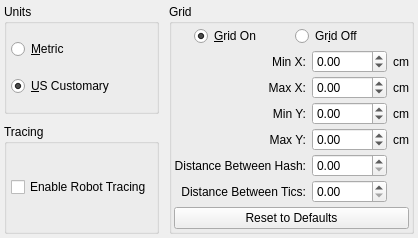
       <widget class="QWidget" name="tab_config">
        <property name="sizePolicy">
         <sizepolicy hsizetype="Preferred" vsizetype="Preferred">
          <horstretch>0</horstretch>
          <verstretch>0</verstretch>
         </sizepolicy>
        </property>
        <attribute name="title">
         <string>Settings</string>
        </attribute>
        <layout class="QHBoxLayout" name="horizontalLayout_3">
         <property name="spacing">
          <number>10</number>
         </property>
         <property name="leftMargin">
          <number>4</number>
         </property>
         <property name="topMargin">
          <number>4</number>
         </property>
         <property name="rightMargin">
          <number>4</number>
         </property>
         <property name="bottomMargin">
          <number>4</number>
         </property>
         <item>
          <layout class="QHBoxLayout" name="horizontalLayout_2">
           <item>
            <layout class="QVBoxLayout" name="verticalLayout_3">
             <item>
              <widget class="QGroupBox" name="group_units">
               <property name="toolTip">
                <string>Change Units for the Scene</string>
               </property>
               <property name="title">
                <string>Units</string>
               </property>
               <layout class="QVBoxLayout" name="verticalLayout_6">
                <property name="spacing">
                 <number>6</number>
                </property>
                <property name="leftMargin">
                 <number>4</number>
                </property>
                <property name="topMargin">
                 <number>4</number>
                </property>
                <property name="rightMargin">
                 <number>4</number>
                </property>
                <property name="bottomMargin">
                 <number>4</number>
                </property>
                <item>
                 <widget class="QRadioButton" name="si">
                  <property name="toolTip">
                   <string>Use Metric Units</string>
                  </property>
                  <property name="text">
                   <string>&amp;Metric</string>
                  </property>
                  <property name="checked">
                   <bool>false</bool>
                  </property>
                 </widget>
                </item>
                <item>
                 <widget class="QRadioButton" name="us">
                  <property name="toolTip">
                   <string>Use US Customary Units</string>
                  </property>
                  <property name="text">
                   <string>&amp;US Customary</string>
                  </property>
                  <property name="checked">
                   <bool>true</bool>
                  </property>
                 </widget>
                </item>
               </layout>
              </widget>
             </item>
             <item>
              <widget class="QGroupBox" name="group_tracing">
               <property name="toolTip">
                <string>Enable Tracing for all Robots</string>
               </property>
               <property name="title">
                <string>Tracing</string>
               </property>
               <layout class="QVBoxLayout" name="verticalLayout_5">
                <property name="spacing">
                 <number>6</number>
                </property>
                <property name="leftMargin">
                 <number>4</number>
                </property>
                <property name="topMargin">
                 <number>4</number>
                </property>
                <property name="rightMargin">
                 <number>4</number>
                </property>
                <property name="bottomMargin">
                 <number>4</number>
                </property>
                <item>
                 <widget class="QCheckBox" name="tracing">
                  <property name="toolTip">
                   <string/>
                  </property>
                  <property name="text">
                   <string>Enable Robot Tracing</string>
                  </property>
                 </widget>
                </item>
               </layout>
              </widget>
             </item>
            </layout>
           </item>
           <item>
            <widget class="QGroupBox" name="group_grid">
             <property name="enabled">
              <bool>true</bool>
             </property>
             <property name="sizePolicy">
              <sizepolicy hsizetype="Minimum" vsizetype="Minimum">
               <horstretch>0</horstretch>
               <verstretch>0</verstretch>
              </sizepolicy>
             </property>
             <property name="title">
              <string>Grid</string>
             </property>
             <property name="flat">
              <bool>false</bool>
             </property>
             <layout class="QVBoxLayout" name="verticalLayout_7" stretch="0,1,0">
              <property name="spacing">
               <number>4</number>
              </property>
              <property name="leftMargin">
               <number>2</number>
              </property>
              <property name="topMargin">
               <number>2</number>
              </property>
              <property name="rightMargin">
               <number>2</number>
              </property>
              <property name="bottomMargin">
               <number>2</number>
              </property>
              <item>
               <layout class="QHBoxLayout" name="layout_grid_toggle">
                <property name="spacing">
                 <number>6</number>
                </property>
                <property name="leftMargin">
                 <number>20</number>
                </property>
                <property name="rightMargin">
                 <number>20</number>
                </property>
                <item>
                 <widget class="QRadioButton" name="grid_on">
                  <property name="sizePolicy">
                   <sizepolicy hsizetype="Minimum" vsizetype="Fixed">
                    <horstretch>0</horstretch>
                    <verstretch>0</verstretch>
                   </sizepolicy>
                  </property>
                  <property name="toolTip">
                   <string>Enable the Grid</string>
                  </property>
                  <property name="text">
                   <string>&amp;Grid On</string>
                  </property>
                  <property name="checked">
                   <bool>true</bool>
                  </property>
                 </widget>
                </item>
                <item>
                 <widget class="QRadioButton" name="grid_off">
                  <property name="sizePolicy">
                   <sizepolicy hsizetype="Minimum" vsizetype="Fixed">
                    <horstretch>0</horstretch>
                    <verstretch>0</verstretch>
                   </sizepolicy>
                  </property>
                  <property name="toolTip">
                   <string>Disable the Grid</string>
                  </property>
                  <property name="text">
                   <string>Gr&amp;id Off</string>
                  </property>
                  <property name="checked">
                   <bool>false</bool>
                  </property>
                 </widget>
                </item>
               </layout>
              </item>
              <item>
               <layout class="QGridLayout" name="gridLayout" columnstretch="0,0,0">
                <property name="horizontalSpacing">
                 <number>6</number>
                </property>
                <property name="verticalSpacing">
                 <number>3</number>
                </property>
                <item row="1" column="2">
                 <widget class="QLabel" name="units_grid_x_max">
                  <property name="sizePolicy">
                   <sizepolicy hsizetype="Minimum" vsizetype="Preferred">
                    <horstretch>0</horstretch>
                    <verstretch>0</verstretch>
                   </sizepolicy>
                  </property>
                  <property name="text">
                   <string>cm</string>
                  </property>
                 </widget>
                </item>
                <item row="1" column="1">
                 <widget class="QDoubleSpinBox" name="spin_grid_x_max">
                  <property name="sizePolicy">
                   <sizepolicy hsizetype="Preferred" vsizetype="Preferred">
                    <horstretch>1</horstretch>
                    <verstretch>0</verstretch>
                   </sizepolicy>
                  </property>
                  <property name="toolTip">
                   <string>Maximum X value of grid lines</string>
                  </property>
                  <property name="minimum">
                   <double>-1000.000000000000000</double>
                  </property>
                  <property name="maximum">
                   <double>1000.000000000000000</double>
                  </property>
                  <property name="value">
                   <double>0.000000000000000</double>
                  </property>
                 </widget>
                </item>
                <item row="3" column="0">
                 <widget class="QLabel" name="label_grid_y_max">
                  <property name="sizePolicy">
                   <sizepolicy hsizetype="Preferred" vsizetype="Preferred">
                    <horstretch>1</horstretch>
                    <verstretch>0</verstretch>
                   </sizepolicy>
                  </property>
                  <property name="minimumSize">
                   <size>
                    <width>0</width>
                    <height>0</height>
                   </size>
                  </property>
                  <property name="text">
                   <string>Max Y:</string>
                  </property>
                  <property name="alignment">
                   <set>Qt::AlignRight|Qt::AlignTrailing|Qt::AlignVCenter</set>
                  </property>
                 </widget>
                </item>
                <item row="0" column="2">
                 <widget class="QLabel" name="units_grid_x_min">
                  <property name="sizePolicy">
                   <sizepolicy hsizetype="Minimum" vsizetype="Preferred">
                    <horstretch>0</horstretch>
                    <verstretch>0</verstretch>
                   </sizepolicy>
                  </property>
                  <property name="text">
                   <string>cm</string>
                  </property>
                 </widget>
                </item>
                <item row="4" column="1">
                 <widget class="QDoubleSpinBox" name="spin_grid_hash">
                  <property name="sizePolicy">
                   <sizepolicy hsizetype="Preferred" vsizetype="Preferred">
                    <horstretch>1</horstretch>
                    <verstretch>0</verstretch>
                   </sizepolicy>
                  </property>
                  <property name="minimumSize">
                   <size>
                    <width>0</width>
                    <height>0</height>
                   </size>
                  </property>
                  <property name="toolTip">
                   <string>Units between Hash Lines (red)</string>
                  </property>
                  <property name="maximum">
                   <double>1000.000000000000000</double>
                  </property>
                  <property name="value">
                   <double>0.000000000000000</double>
                  </property>
                 </widget>
                </item>
                <item row="1" column="0">
                 <widget class="QLabel" name="label_grid_x_max">
                  <property name="sizePolicy">
                   <sizepolicy hsizetype="Preferred" vsizetype="Preferred">
                    <horstretch>1</horstretch>
                    <verstretch>0</verstretch>
                   </sizepolicy>
                  </property>
                  <property name="minimumSize">
                   <size>
                    <width>0</width>
                    <height>0</height>
                   </size>
                  </property>
                  <property name="text">
                   <string>Max X:</string>
                  </property>
                  <property name="alignment">
                   <set>Qt::AlignRight|Qt::AlignTrailing|Qt::AlignVCenter</set>
                  </property>
                 </widget>
                </item>
                <item row="4" column="0">
                 <widget class="QLabel" name="label_grid_hash">
                  <property name="sizePolicy">
                   <sizepolicy hsizetype="Preferred" vsizetype="Preferred">
                    <horstretch>1</horstretch>
                    <verstretch>0</verstretch>
                   </sizepolicy>
                  </property>
                  <property name="minimumSize">
                   <size>
                    <width>0</width>
                    <height>0</height>
                   </size>
                  </property>
                  <property name="text">
                   <string>Distance Between Hash:</string>
                  </property>
                  <property name="alignment">
                   <set>Qt::AlignRight|Qt::AlignTrailing|Qt::AlignVCenter</set>
                  </property>
                 </widget>
                </item>
                <item row="3" column="2">
                 <widget class="QLabel" name="units_grid_y_max">
                  <property name="sizePolicy">
                   <sizepolicy hsizetype="Minimum" vsizetype="Preferred">
                    <horstretch>0</horstretch>
                    <verstretch>0</verstretch>
                   </sizepolicy>
                  </property>
                  <property name="text">
                   <string>cm</string>
                  </property>
                 </widget>
                </item>
                <item row="0" column="1">
                 <widget class="QDoubleSpinBox" name="spin_grid_x_min">
                  <property name="sizePolicy">
                   <sizepolicy hsizetype="Preferred" vsizetype="Preferred">
                    <horstretch>1</horstretch>
                    <verstretch>0</verstretch>
                   </sizepolicy>
                  </property>
                  <property name="toolTip">
                   <string>Minimum X value of grid lines</string>
                  </property>
                  <property name="minimum">
                   <double>-1000.000000000000000</double>
                  </property>
                  <property name="maximum">
                   <double>1000.000000000000000</double>
                  </property>
                  <property name="value">
                   <double>0.000000000000000</double>
                  </property>
                 </widget>
                </item>
                <item row="0" column="0">
                 <widget class="QLabel" name="label_grid_x_min">
                  <property name="sizePolicy">
                   <sizepolicy hsizetype="Preferred" vsizetype="Preferred">
                    <horstretch>1</horstretch>
                    <verstretch>0</verstretch>
                   </sizepolicy>
                  </property>
                  <property name="minimumSize">
                   <size>
                    <width>0</width>
                    <height>0</height>
                   </size>
                  </property>
                  <property name="text">
                   <string>Min X:</string>
                  </property>
                  <property name="alignment">
                   <set>Qt::AlignRight|Qt::AlignTrailing|Qt::AlignVCenter</set>
                  </property>
                 </widget>
                </item>
                <item row="2" column="0">
                 <widget class="QLabel" name="label_grid_y_min">
                  <property name="sizePolicy">
                   <sizepolicy hsizetype="Preferred" vsizetype="Preferred">
                    <horstretch>1</horstretch>
                    <verstretch>0</verstretch>
                   </sizepolicy>
                  </property>
                  <property name="minimumSize">
                   <size>
                    <width>0</width>
                    <height>0</height>
                   </size>
                  </property>
                  <property name="text">
                   <string>Min Y:</string>
                  </property>
                  <property name="alignment">
                   <set>Qt::AlignRight|Qt::AlignTrailing|Qt::AlignVCenter</set>
                  </property>
                 </widget>
                </item>
                <item row="2" column="1">
                 <widget class="QDoubleSpinBox" name="spin_grid_y_min">
                  <property name="sizePolicy">
                   <sizepolicy hsizetype="Preferred" vsizetype="Preferred">
                    <horstretch>1</horstretch>
                    <verstretch>0</verstretch>
                   </sizepolicy>
                  </property>
                  <property name="toolTip">
                   <string>Minimum Y value of grid lines</string>
                  </property>
                  <property name="minimum">
                   <double>-1000.000000000000000</double>
                  </property>
                  <property name="maximum">
                   <double>1000.000000000000000</double>
                  </property>
                  <property name="value">
                   <double>0.000000000000000</double>
                  </property>
                 </widget>
                </item>
                <item row="3" column="1">
                 <widget class="QDoubleSpinBox" name="spin_grid_y_max">
                  <property name="sizePolicy">
                   <sizepolicy hsizetype="Preferred" vsizetype="Preferred">
                    <horstretch>1</horstretch>
                    <verstretch>0</verstretch>
                   </sizepolicy>
                  </property>
                  <property name="toolTip">
                   <string>Maximum Y value of grid lines</string>
                  </property>
                  <property name="minimum">
                   <double>-1000.000000000000000</double>
                  </property>
                  <property name="maximum">
                   <double>1000.000000000000000</double>
                  </property>
                  <property name="value">
                   <double>0.000000000000000</double>
                  </property>
                 </widget>
                </item>
                <item row="2" column="2">
                 <widget class="QLabel" name="units_grid_y_min">
                  <property name="sizePolicy">
                   <sizepolicy hsizetype="Minimum" vsizetype="Preferred">
                    <horstretch>0</horstretch>
                    <verstretch>0</verstretch>
                   </sizepolicy>
                  </property>
                  <property name="text">
                   <string>cm</string>
                  </property>
                 </widget>
                </item>
                <item row="5" column="0">
                 <widget class="QLabel" name="label_grid_tics">
                  <property name="sizePolicy">
                   <sizepolicy hsizetype="Preferred" vsizetype="Preferred">
                    <horstretch>1</horstretch>
                    <verstretch>0</verstretch>
                   </sizepolicy>
                  </property>
                  <property name="minimumSize">
                   <size>
                    <width>0</width>
                    <height>0</height>
                   </size>
                  </property>
                  <property name="text">
                   <string>Distance Between Tics:</string>
                  </property>
                  <property name="alignment">
                   <set>Qt::AlignRight|Qt::AlignTrailing|Qt::AlignVCenter</set>
                  </property>
                 </widget>
                </item>
                <item row="5" column="1">
                 <widget class="QDoubleSpinBox" name="spin_grid_tics">
                  <property name="sizePolicy">
                   <sizepolicy hsizetype="Preferred" vsizetype="Preferred">
                    <horstretch>1</horstretch>
                    <verstretch>0</verstretch>
                   </sizepolicy>
                  </property>
                  <property name="minimumSize">
                   <size>
                    <width>0</width>
                    <height>0</height>
                   </size>
                  </property>
                  <property name="toolTip">
                   <string>Distance between Tic Lines (white)</string>
                  </property>
                  <property name="minimum">
                   <double>0.000000000000000</double>
                  </property>
                  <property name="maximum">
                   <double>1000.000000000000000</double>
                  </property>
                  <property name="value">
                   <double>0.000000000000000</double>
                  </property>
                 </widget>
                </item>
               </layout>
              </item>
              <item>
               <widget class="QPushButton" name="button_grid_defaults">
                <property name="toolTip">
                 <string>Reset all grid values to defaults</string>
                </property>
                <property name="text">
                 <string>Reset to Defaults</string>
                </property>
               </widget>
              </item>
             </layout>
            </widget>
           </item>
          </layout>
         </item>
        </layout>
       </widget>
